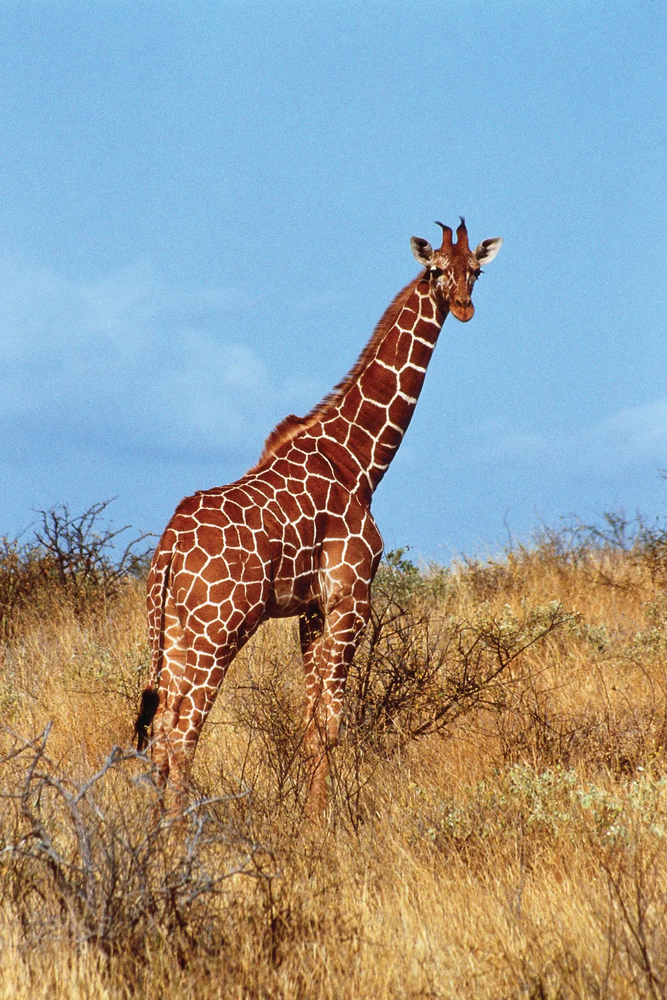
#> input picture images/giraffe-Kenya.png, 667 x 1000 px, shrunk from 1067 x 1600 before the run, found by its file name
$ jupyter execute Color_Thresholding.ipynb
#> lines starting #> are read from the running program, lines starting #| are printed output that depends on the picture; after the words box and inside, x2 and y2 are one past the last pixel; in counts of white or black regions, pixels touching at a corner belong together
[cell 1]
import cv2
import numpy as np
import matplotlib.pyplot as plt

[cell 2]
image= cv2.imread("/content/giraffe-Kenya.png")
#> image is the input picture: shape (1000, 667, 3); mean B, G, R 152, 154.5, 150.9

[cell 3]
rgb_img=cv2.cvtColor(image,cv2.COLOR_BGR2RGB)
hsv_img=cv2.cvtColor(image,cv2.COLOR_BGR2HSV)
#> hsv_img: shape (1000, 667, 3); mean H, S, V 59.8, 123.7, 197

[cell 4]
plt.imshow(rgb_img)

[cell 5]
lower_white=np.array([0,0,190])
upper_white=np.array([30,80,255])

[cell 6]
mask=cv2.inRange(hsv_img,lower_white,upper_white)
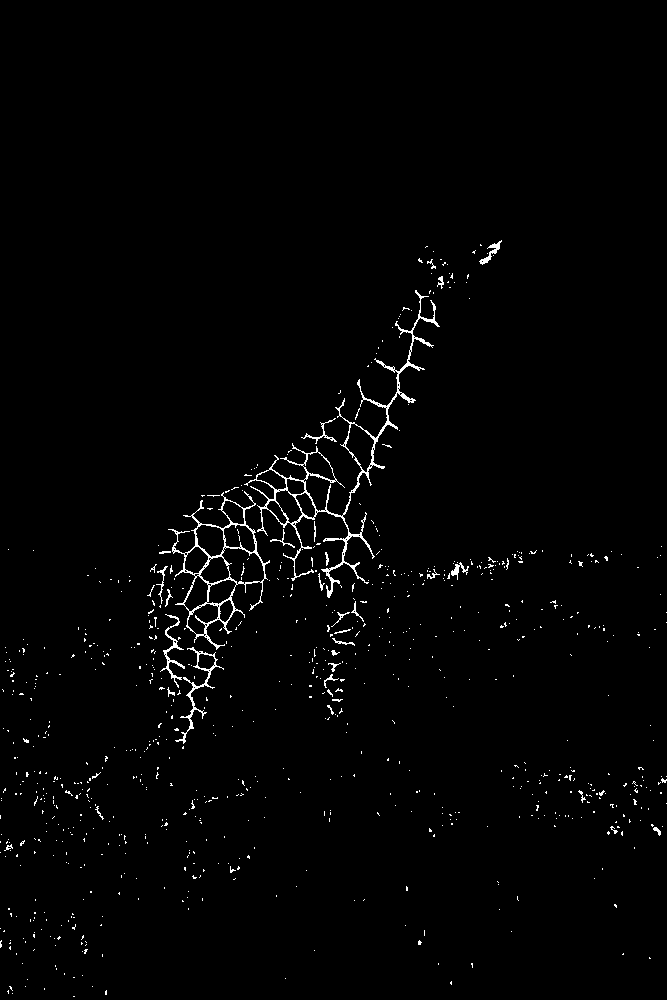
#> mask: shape (1000, 667); 1.4% white in thin lines or dots, all inside (x1, y1, x2, y2) = (0, 240, 667, 997)

[cell 7]
plt.imshow(mask)

[cell 8]
black_hsv=np.uint8([[[120,255,0]]])
black_bgr=cv2.cvtColor(black_hsv,cv2.COLOR_HSV2BGR)

[cell 9]
image_result=image.copy()

[cell 10]
image_result[mask>0]=black_bgr
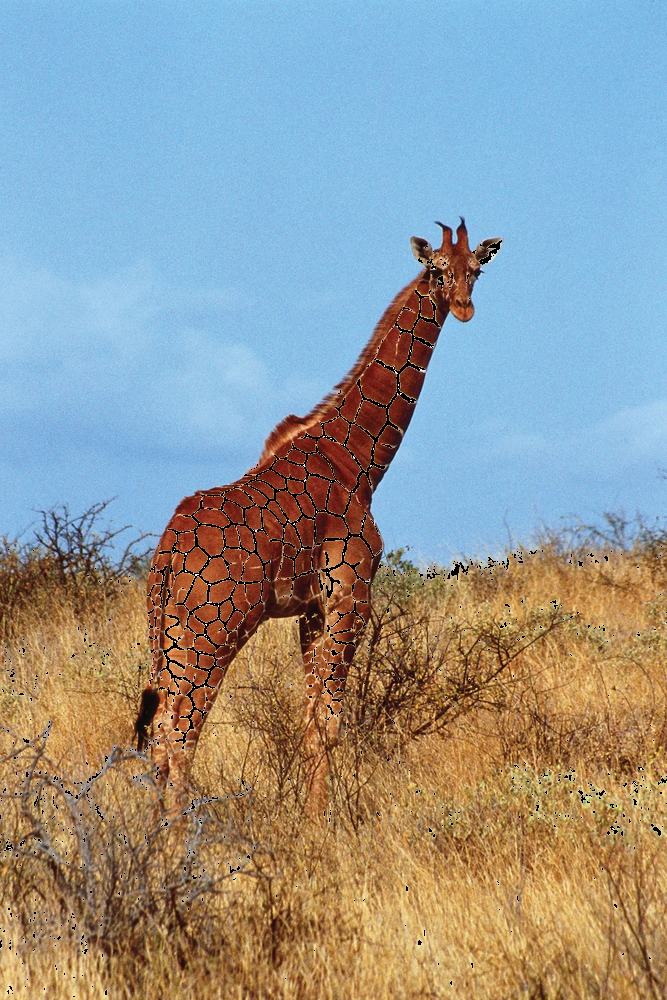
#> image_result: shape (1000, 667, 3); 1.43% of pixels changed, all inside (x1, y1, x2, y2) = (0, 240, 667, 997)

[cell 11]
image_result_rgb=cv2.cvtColor(image_result,cv2.COLOR_BGR2RGB)

[cell 12]
plt.figure(figsize=(20,10))
plt.subplot(1,3,1)
plt.imshow(rgb_img)
plt.subplot(1,3,2)
plt.imshow(mask)
plt.subplot(1,3,3)
plt.imshow(image_result_rgb)
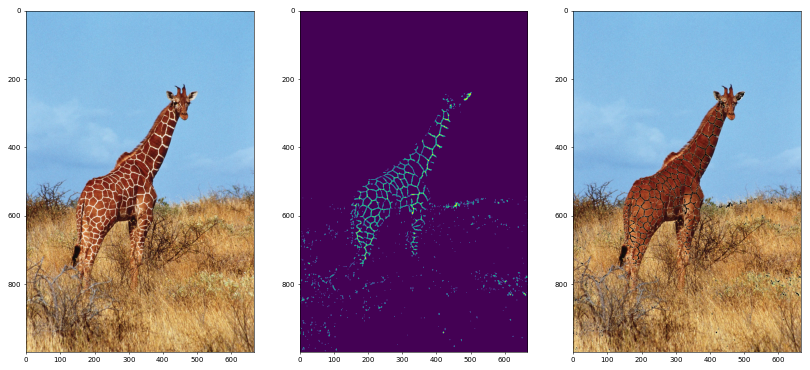
#> figure drawn by matplotlib, 3 panels

$ run again, with images/butterfly.jpg saved as images/giraffe-Kenya.png
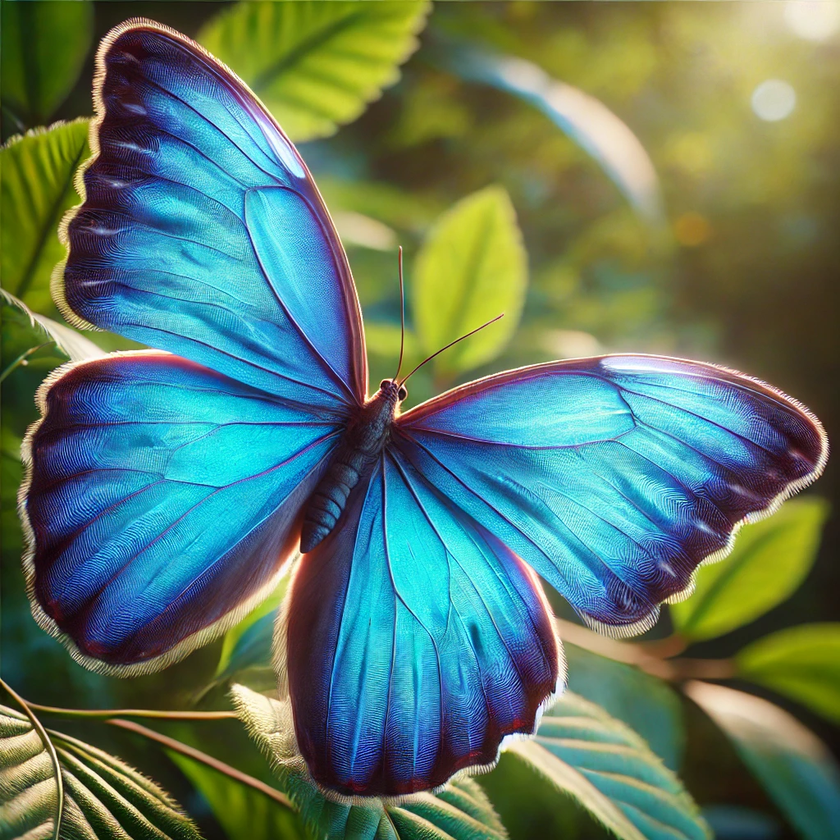
#> input picture images/butterfly.jpg, 840 x 840 px, shrunk from 1024 x 1024 before the run, found by its file name
#> image is the input picture: shape (840, 840, 3); mean B, G, R 102.9, 121.6, 93.2
#> hsv_img: shape (840, 840, 3); mean H, S, V 66.1, 149, 140.9
#> `mask=cv2.inRange(hsv_img,lower_white,upper_white)`:
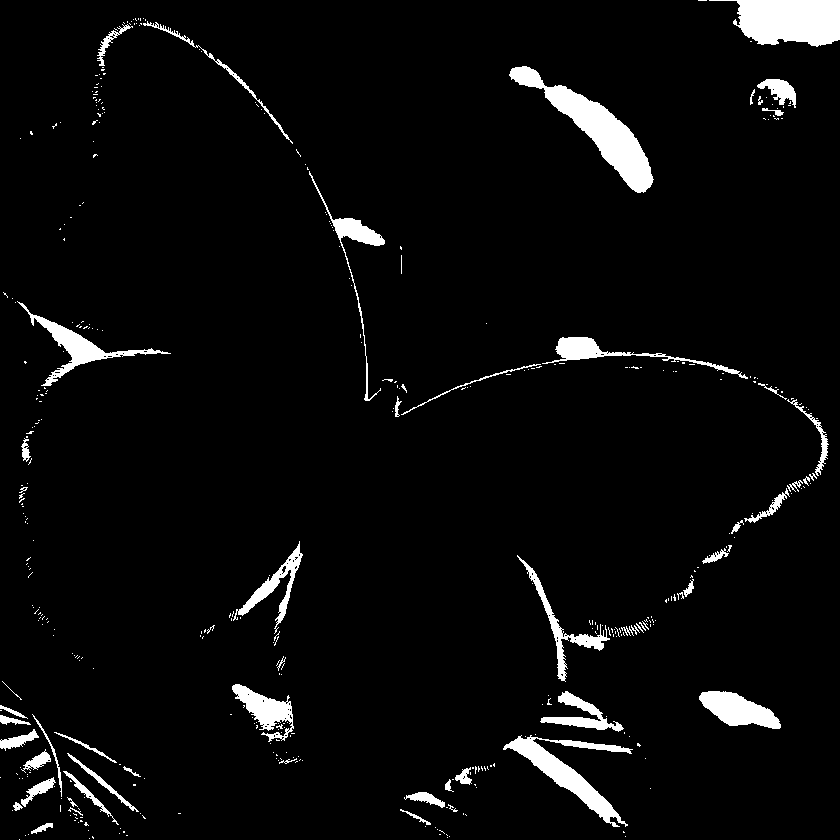
#> mask: shape (840, 840); 4.3% white; 422 white regions (366 under 20 px), largest, box (x1, y1, x2, y2) and area: (509, 66, 654, 193) 4696, (709, 0, 840, 47) 4278, (503, 735, 633, 827) 2838
#> image_result: shape (840, 840, 3); 4.35% of pixels changed, all inside (x1, y1, x2, y2) = (0, 0, 840, 840)
#> `[cell 12] plt.figure(figsize=(20,10)) plt.subplot(1,3,1) plt.imshow(rg..`:
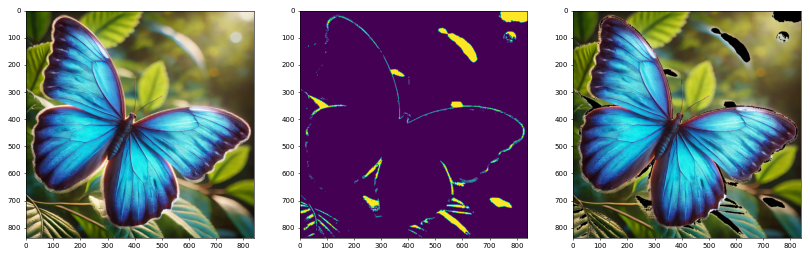
#> figure drawn by matplotlib, 3 panels
